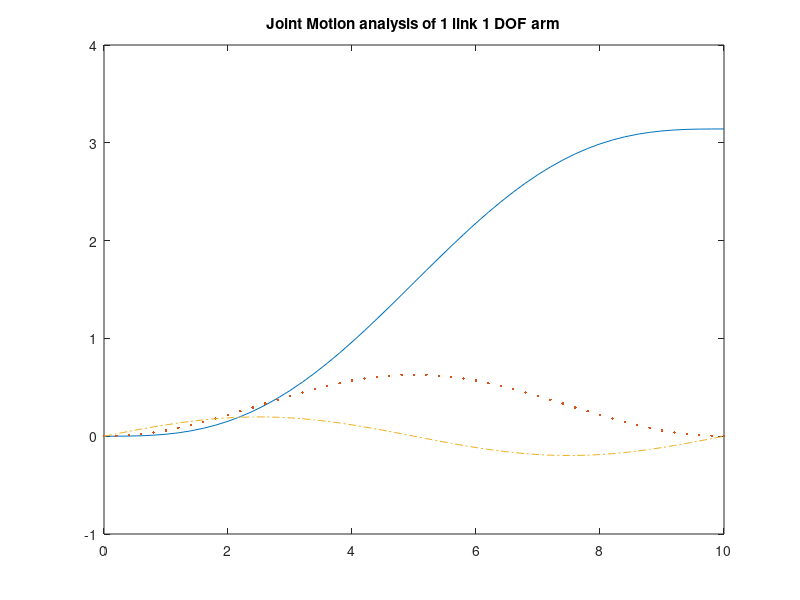
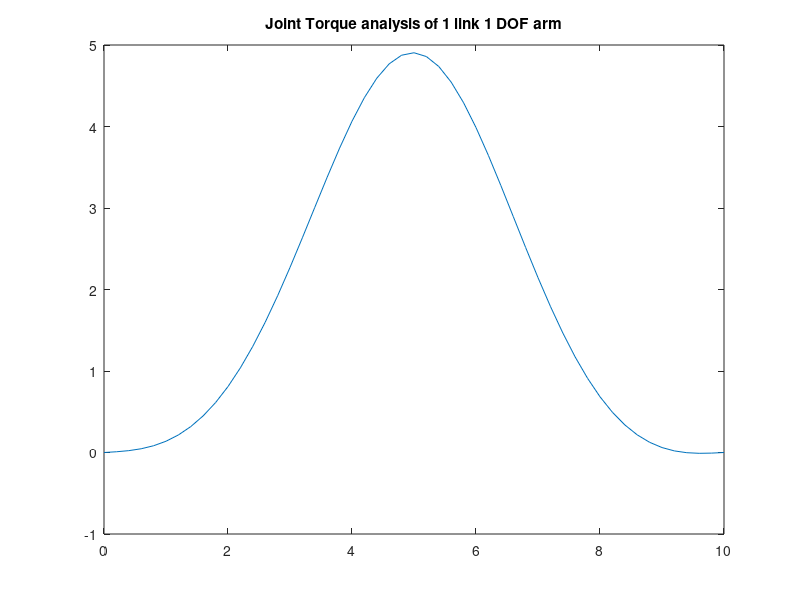

These figures' MATLAB source, in order:
clc; clear all; clf;
a=1;			
T=10;			
thetaT=pi;		
th0=0; 
m=1; 
g=9.81; 

co=2*pi/T; 
deltah=thetaT-th0;
inertia=m*a*a/3;
gravitational=m*a*g/2;
for i=1:51
    time(i)=(i-1)*T/50;
    angular=co*time(i);
%joint trajectory
th(i)=th0+(deltah/T)*(time(i)-sin(angular)/co);
thd(i)=deltah*(1-cos(angular))/T;
thdd(i)=deltah*(co*sin(angular))/T;
%joint torque
tau(i)=inertia*thdd(i)+gravitational*sin(th(i));
end

figure(1)
plot(time,th,"-",time,thd,".",time,thdd,"-.");
title("Joint Motion analysis of 1 link 1 DOF arm")

figure(2)
plot(time,tau);
title("Joint Torque analysis of 1 link 1 DOF arm")
